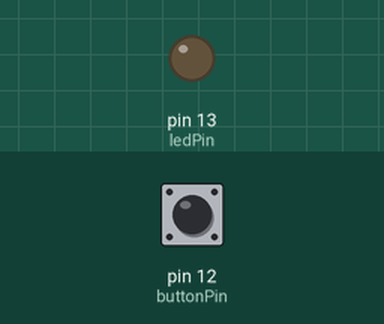
This sketch was run on a simulated Arduino Uno, built with avr-gcc and run on an emulated ATmega328P. Parts: output pins drawn as LEDs (lit = HIGH). Inputs (shaded band) come from the test bench; at power-on: pin 12 (buttonPin) LOW.

Above: at 1.2 s.
1.3 s: pin 12 (buttonPin) pulled HIGH for 0.15 s
At 1.37 s:
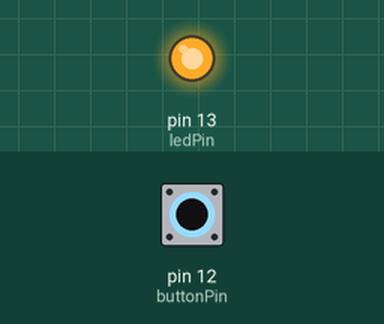
2.9 s: pin 12 (buttonPin) pulled HIGH for 3.2 s
At 6.6 s:
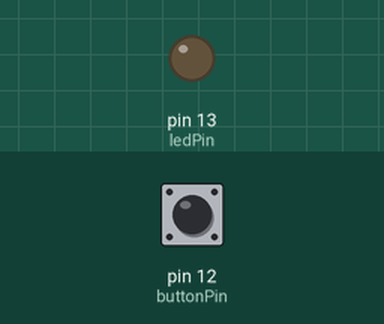
Timing chart, 0 to 8.1 s (numbered marks = the images above; inputs shaded):
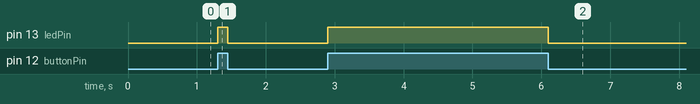

Measured:
- after the input at 1.3 s, pin 13 (ledPin): LOW → HIGH at once, → LOW 0.15 s later
- after the input at 2.9 s, pin 13 (ledPin): LOW → HIGH at once, → LOW 3.2 s later

The sketch:

lesson2_led_button.ino
```cpp
const int buttonPin = 12;
const int ledPin = 13;

void setup() {
  pinMode(buttonPin,INPUT);
  pinMode(ledPin,OUTPUT);
}

void loop() {
  if (digitalRead(buttonPin) == HIGH) {
    digitalWrite(ledPin, HIGH);
  } else {
    digitalWrite(ledPin, LOW);
  }
}
```
